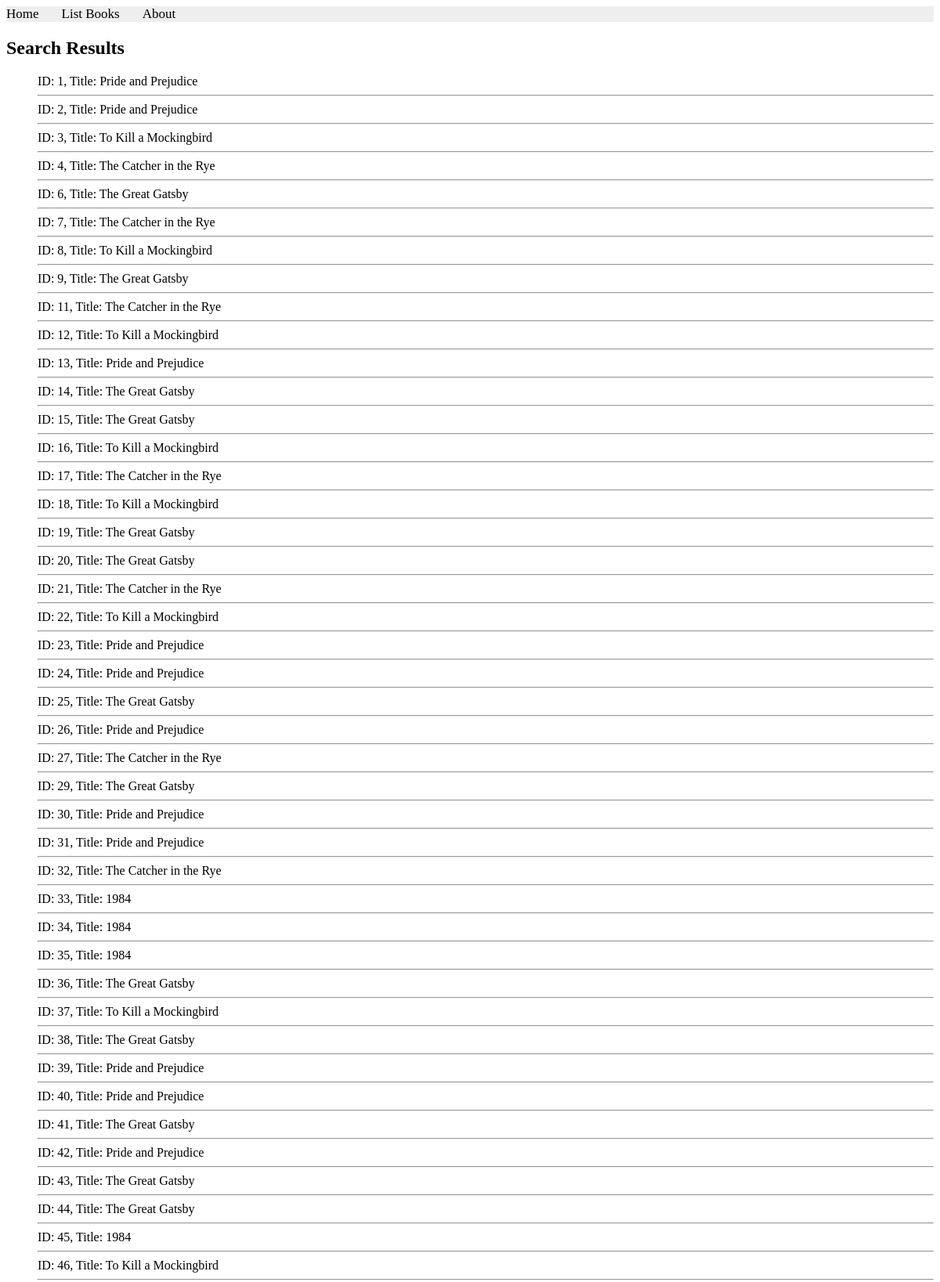
The page /books/lab8/task1 (upper part) on the database its author committed.
### apps/bookmodule/models.py (models this page shows)
class Book(models.Model):
    title = models.CharField(max_length = 50)
    author = models.CharField(max_length = 50)
    price = models.FloatField(default = 0.0)
    edition = models.SmallIntegerField(default = 1)

### apps/bookmodule/views.py (the view)
# urls.py: path('lab8/task1', views.task1, name='Lab8_task1' ),
def task1(request):
    books = Book.objects.filter(Q(price__lte=80))
    return render(request, 'bookmodule/bookList.html', {'books': books})

### apps/templates/bookmodule/bookList.html (shortened to what this page needs)
{% extends "layouts/base.html" %}
{% block content %}
<h2>Search Results</h2>
<ul>
    {% for obj in books %}
        ID: {{obj.id}}, Title: {{obj.title}}
        <hr>
    {% endfor %}
</ul>
{% endblock content %}

### rows shown on the page
Book: id "1", title "Pride and Prejudice"
Book: id "2", title "Pride and Prejudice"
Book: id "3", title "To Kill a Mockingbird"
Book: id "4", title "The Catcher in the Rye"
Book: id "6", title "The Great Gatsby"
Book: id "7", title "The Catcher in the Rye"
Book: id "8", title "To Kill a Mockingbird"
Book: id "9", title "The Great Gatsby"
Book: id "11", title "The Catcher in the Rye"
Book: id "12", title "To Kill a Mockingbird"
Book: id "13", title "Pride and Prejudice"
Book: id "14", title "The Great Gatsby"
Book: id "15", title "The Great Gatsby"
Book: id "16", title "To Kill a Mockingbird"
Book: id "17", title "The Catcher in the Rye"
Book: id "18", title "To Kill a Mockingbird"
Book: id "19", title "The Great Gatsby"
Book: id "20", title "The Great Gatsby"
Book: id "21", title "The Catcher in the Rye"
Book: id "22", title "To Kill a Mockingbird"
Book: id "23", title "Pride and Prejudice"
Book: id "24", title "Pride and Prejudice"
Book: id "25", title "The Great Gatsby"
Book: id "26", title "Pride and Prejudice"
Book: id "27", title "The Catcher in the Rye"
Book: id "29", title "The Great Gatsby"
Book: id "30", title "Pride and Prejudice"
Book: id "31", title "Pride and Prejudice"
Book: id "32", title "The Catcher in the Rye"
Book: id "33", title "1984"
Book: id "34", title "1984"
Book: id "35", title "1984"
Book: id "36", title "The Great Gatsby"
Book: id "37", title "To Kill a Mockingbird"
Book: id "38", title "The Great Gatsby"
Book: id "39", title "Pride and Prejudice"
Book: id "40", title "Pride and Prejudice"
Book: id "41", title "The Great Gatsby"
Book: id "42", title "Pride and Prejudice"
Book: id "43", title "The Great Gatsby"
Book: id "44", title "The Great Gatsby"
Book: id "45", title "1984"
Book: id "46", title "To Kill a Mockingbird"
